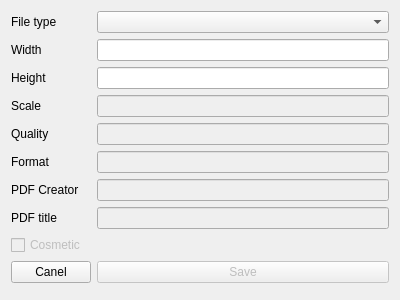
<?xml version="1.0" encoding="UTF-8"?>
<ui version="4.0">
 <class>SavePlotDialog</class>
 <widget class="QDialog" name="SavePlotDialog">
  <property name="geometry">
   <rect>
    <x>0</x>
    <y>0</y>
    <width>400</width>
    <height>300</height>
   </rect>
  </property>
  <property name="windowTitle">
   <string>Save Plot</string>
  </property>
  <layout class="QGridLayout" name="gridLayout">
   <item row="3" column="0">
    <widget class="QLabel" name="scaleLabel">
     <property name="text">
      <string>Scale</string>
     </property>
    </widget>
   </item>
   <item row="4" column="0">
    <widget class="QLabel" name="qualityLabel">
     <property name="text">
      <string>Quality</string>
     </property>
    </widget>
   </item>
   <item row="0" column="0">
    <widget class="QLabel" name="fileTypeLabel">
     <property name="text">
      <string>File type</string>
     </property>
    </widget>
   </item>
   <item row="0" column="1">
    <widget class="QComboBox" name="fileTypeBox"/>
   </item>
   <item row="1" column="0">
    <widget class="QLabel" name="widthLabel">
     <property name="text">
      <string>Width</string>
     </property>
    </widget>
   </item>
   <item row="5" column="0">
    <widget class="QLabel" name="formatLabel">
     <property name="text">
      <string>Format</string>
     </property>
    </widget>
   </item>
   <item row="7" column="0">
    <widget class="QLabel" name="pdfTitleLabel">
     <property name="text">
      <string>PDF title</string>
     </property>
    </widget>
   </item>
   <item row="5" column="1">
    <widget class="QLineEdit" name="formatEdit">
     <property name="enabled">
      <bool>false</bool>
     </property>
    </widget>
   </item>
   <item row="3" column="1">
    <widget class="QLineEdit" name="scaleEdit">
     <property name="enabled">
      <bool>false</bool>
     </property>
    </widget>
   </item>
   <item row="7" column="1">
    <widget class="QLineEdit" name="pdfTitleEdit">
     <property name="enabled">
      <bool>false</bool>
     </property>
    </widget>
   </item>
   <item row="8" column="0" colspan="2">
    <widget class="QCheckBox" name="costmeticCheckBox">
     <property name="enabled">
      <bool>false</bool>
     </property>
     <property name="sizePolicy">
      <sizepolicy hsizetype="Minimum" vsizetype="Fixed">
       <horstretch>0</horstretch>
       <verstretch>0</verstretch>
      </sizepolicy>
     </property>
     <property name="layoutDirection">
      <enum>Qt::LeftToRight</enum>
     </property>
     <property name="text">
      <string>Cosmetic</string>
     </property>
    </widget>
   </item>
   <item row="1" column="1">
    <widget class="QLineEdit" name="widthEdit"/>
   </item>
   <item row="2" column="1">
    <widget class="QLineEdit" name="heightEdit"/>
   </item>
   <item row="9" column="1">
    <widget class="QPushButton" name="saveButton">
     <property name="enabled">
      <bool>false</bool>
     </property>
     <property name="text">
      <string>Save</string>
     </property>
    </widget>
   </item>
   <item row="9" column="0">
    <widget class="QPushButton" name="cancelButton">
     <property name="text">
      <string>Canel</string>
     </property>
    </widget>
   </item>
   <item row="2" column="0">
    <widget class="QLabel" name="heightLabel">
     <property name="text">
      <string>Height</string>
     </property>
    </widget>
   </item>
   <item row="4" column="1">
    <widget class="QLineEdit" name="qualityEdit">
     <property name="enabled">
      <bool>false</bool>
     </property>
    </widget>
   </item>
   <item row="6" column="0">
    <widget class="QLabel" name="pdfCretorLabel">
     <property name="text">
      <string>PDF Creator</string>
     </property>
    </widget>
   </item>
   <item row="6" column="1">
    <widget class="QLineEdit" name="pdfCreatorEdit">
     <property name="enabled">
      <bool>false</bool>
     </property>
    </widget>
   </item>
  </layout>
 </widget>
 <resources/>
 <connections/>
</ui>
